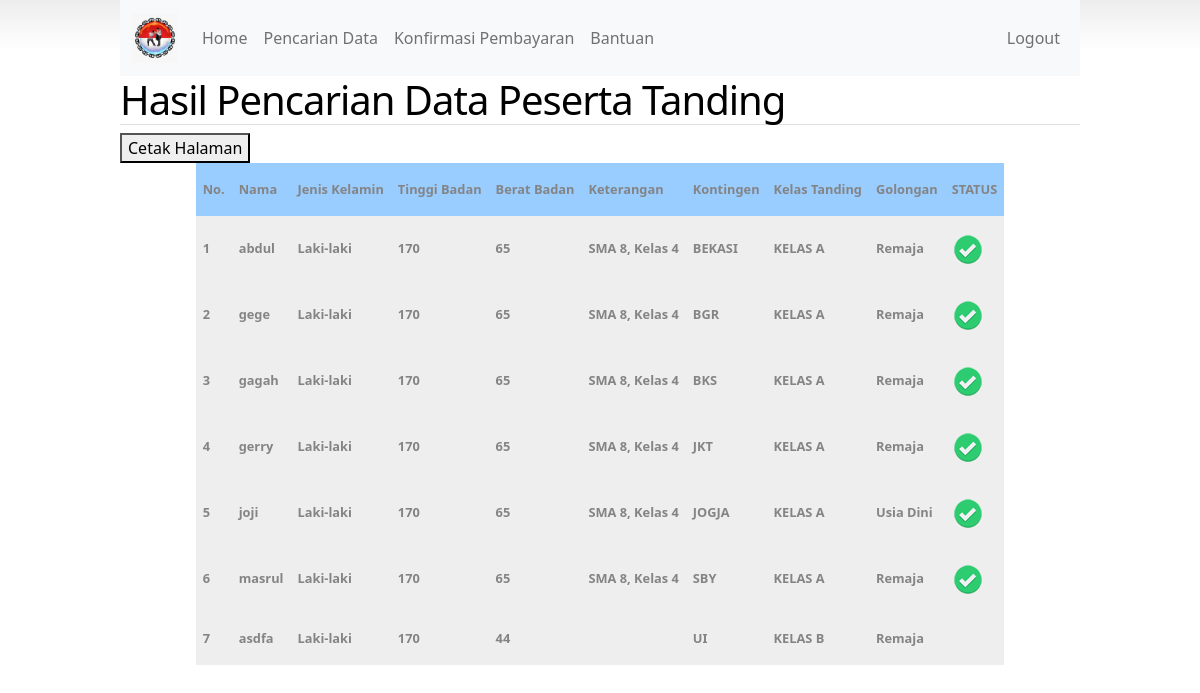
The app's page /do_pencarian.php (signed in) with its own data.
### tables this page shows
CREATE TABLE `peserta` (
  `ID_peserta` int(11) NOT NULL,
  `nm_lengkap` varchar(35) NOT NULL,
  `jenis_kelamin` varchar(15) NOT NULL,
  `tpt_lahir` varchar(55) NOT NULL,
  `tgl_lahir` date NOT NULL,
  `tb` int(11) NOT NULL,
  `bb` int(11) NOT NULL,
  `kelas` varchar(21) NOT NULL,
  `asal_sekolah` varchar(55) NOT NULL,
  `kategori_tanding` varchar(10) NOT NULL,
  `golongan` varchar(15) NOT NULL,
  `kode_gr` varchar(32) NOT NULL,
  `kelas_tanding_FK` varchar(4) NOT NULL,
  `kontingen` varchar(100) NOT NULL,
  `foto` varchar(128) NOT NULL,
  `ktp` varchar(128) NOT NULL,
  `akta_lahir` varchar(128) NOT NULL,
  `ijazah` varchar(128) NOT NULL,
  `status` varchar(15) NOT NULL,
  `role` varchar(20) DEFAULT NULL,
  `email` varchar(100) DEFAULT NULL,
  `password` varchar(255) DEFAULT NULL
);

CREATE TABLE `kelastanding` (
  `ID_kelastanding` int(11) NOT NULL,
  `nm_kelastanding` varchar(21) NOT NULL
);

### do_pencarian.php (the view, shortened to what this page needs)
<?php
	include "backend/includes/connection.php";
	$nama = mysqli_real_escape_string($koneksi, $_POST["nama"]);
	$kontingen = mysqli_real_escape_string($koneksi, $_POST["kontingen"]);
	$sqlpeserta ="SELECT * FROM peserta
					INNER JOIN kelastanding ON peserta.kelas_tanding_FK=kelastanding.ID_kelastanding
					WHERE peserta.nm_lengkap LIKE '%$nama%'
					AND peserta.kontingen LIKE '%$kontingen%'
					AND peserta.kategori_tanding='Tanding'
					ORDER BY peserta.kontingen ASC";
	$datapeserta = mysqli_query($koneksi, $sqlpeserta);
?>
<!DOCTYPE html PUBLIC "-//W3C//DTD XHTML 1.0 Transitional//EN" "http://www.w3.org/TR/xhtml1/DTD/xhtml1-transitional.dtd">
<html xmlns="http://www.w3.org/1999/xhtml">
<head>
    <link href="css/reset.css" rel="stylesheet" type="text/css" media="all" />
    <link href="css/stylesheet.css" rel="stylesheet" type="text/css" media="all" />
</head>
<body>
<div id="wrapper">
  <?php
	include "headmenu.php";
  ?>
<h1>Hasil Pencarian Data Peserta Tanding</h1>
<div class="non-printable"><button onclick="window.print()">Cetak Halaman</button></div>
<div align="center">
	<table>
		<tr bgcolor="#99CCFF">
			<td>No.</td>
			<td>Nama</td>
			<td>Jenis Kelamin</td>
			<td>Tinggi Badan</td>
			<td>Berat Badan</td>
			<td>Keterangan</td>
			<td>Kontingen</td>
			<td>Kelas Tanding</td>
			<td>Golongan</td>
			<td>STATUS</td>
		</tr>
		<?php $no=0 ; while($peserta = mysqli_fetch_array($datapeserta)) { $no++; ?>
		<tr bgcolor="#eeeeee">
			<td><?php echo $no; ?></td>
			<td><?php echo $peserta['nm_lengkap']; ?></td>
			<td><?php echo $peserta['jenis_kelamin']; ?></td>
			<td><?php echo $peserta['tb']; ?></td>
			<td><?php echo $peserta['bb']; ?></td>
			<td><?php echo $peserta['asal_sekolah'];
						if($peserta['asal_sekolah']<>'') { echo ", Kelas ";}
					  echo $peserta['kelas']; ?>
			</td>
			<td><?php echo $peserta['kontingen']; ?></td>
			<td><?php echo $peserta['nm_kelastanding']; ?></td>
			<td><?php echo $peserta['golongan']; ?></td>
			<td><?php if($peserta['status']=='PAID') { echo "<IMG SRC=images/check.png></IMG>"; } ?></td>
		</tr>
		<?php } ?>
	</table>
	</div>
</div>
  </body>
</html>

### css/stylesheet.css (style rules this page uses)
body { background: url(../images/back-grad.gif) repeat-x #FFF; font-family:Tahoma, Geneva, sans-serif; line-height: 0.9em; color: #a6a6a6; }
h1 { font-size: 1.5em; color: #000; border-bottom: 1px solid #e1e1e1; line-height: 1.5em; letter-spacing: -1px; margin-bottom: 10px; }
table { padding: 10px 0; color: #848484; }
td { padding: 17px 7px; border-bottom: 1px solid #e2e2e2; font-size: .8em; text-align: left; font-weight: bold; }
#wrapper { width: 960px; margin: 0 auto; position: relative; }

### records on screen
peserta: nm_lengkap "abdul", jenis_kelamin "Laki-laki", tb "170", bb "65", asal_sekolah "SMA 8", shows ", Kelas", kelas "4", kontingen "BEKASI", kelastanding.nm_kelastanding "KELAS A", golongan "Remaja"
peserta: nm_lengkap "gege", jenis_kelamin "Laki-laki", tb "170", bb "65", asal_sekolah "SMA 8", shows ", Kelas", kelas "4", kontingen "BGR", kelastanding.nm_kelastanding "KELAS A", golongan "Remaja"
peserta: nm_lengkap "gagah", jenis_kelamin "Laki-laki", tb "170", bb "65", asal_sekolah "SMA 8", shows ", Kelas", kelas "4", kontingen "BKS", kelastanding.nm_kelastanding "KELAS A", golongan "Remaja"
peserta: nm_lengkap "gerry", jenis_kelamin "Laki-laki", tb "170", bb "65", asal_sekolah "SMA 8", shows ", Kelas", kelas "4", kontingen "JKT", kelastanding.nm_kelastanding "KELAS A", golongan "Remaja"
peserta: nm_lengkap "joji", jenis_kelamin "Laki-laki", tb "170", bb "65", asal_sekolah "SMA 8", shows ", Kelas", kelas "4", kontingen "JOGJA", kelastanding.nm_kelastanding "KELAS A", golongan "Usia Dini"
peserta: nm_lengkap "masrul", jenis_kelamin "Laki-laki", tb "170", bb "65", asal_sekolah "SMA 8", shows ", Kelas", kelas "4", kontingen "SBY", kelastanding.nm_kelastanding "KELAS A", golongan "Remaja"
peserta: nm_lengkap "asdfa", jenis_kelamin "Laki-laki", tb "170", bb "44", kontingen "UI", kelastanding.nm_kelastanding "KELAS B", golongan "Remaja"
